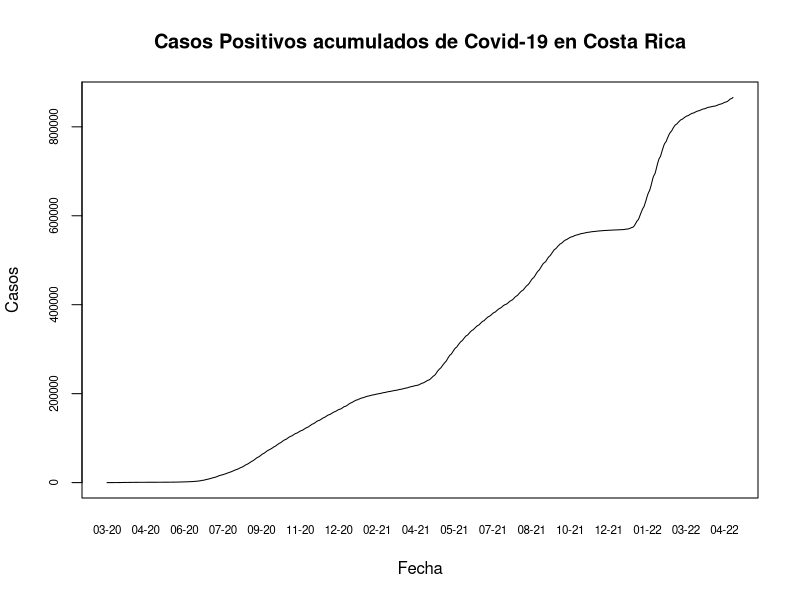
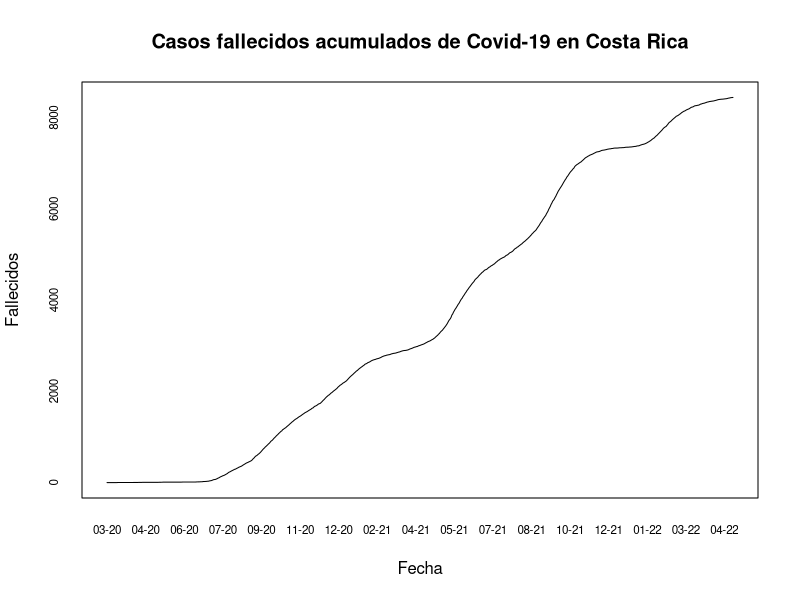
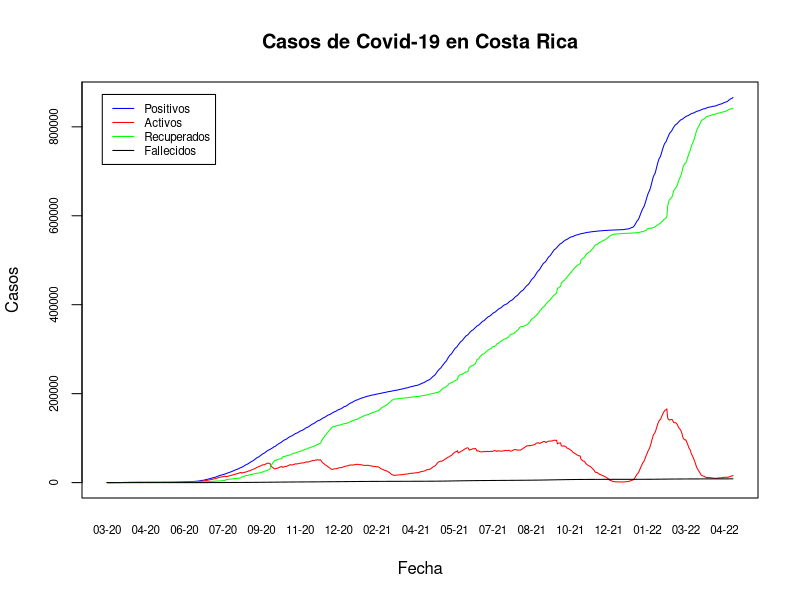
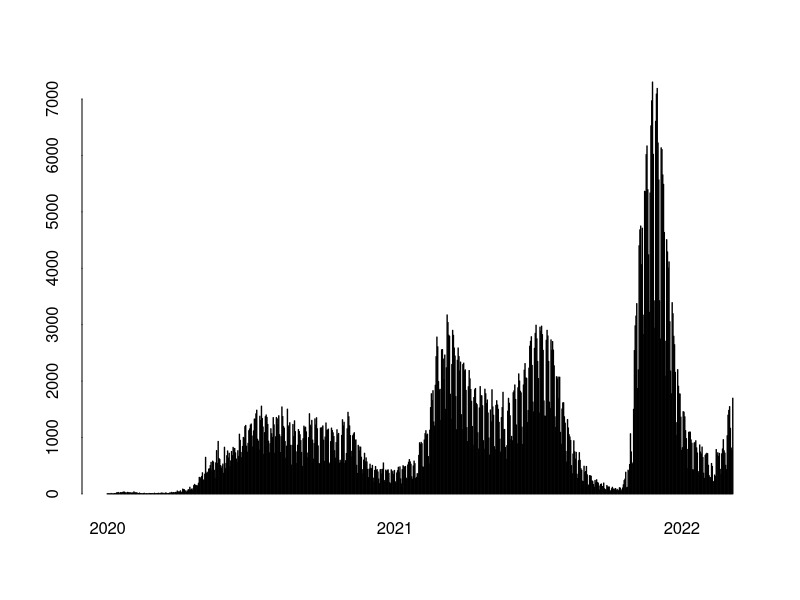
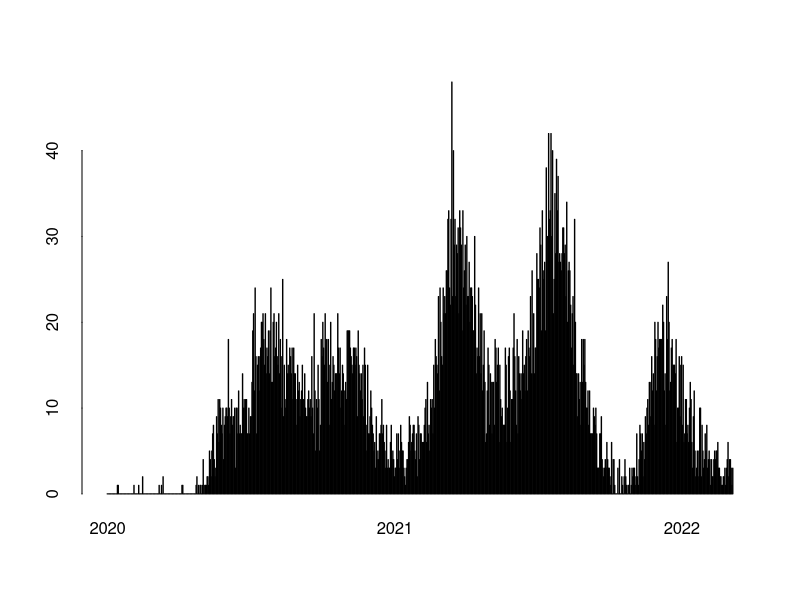
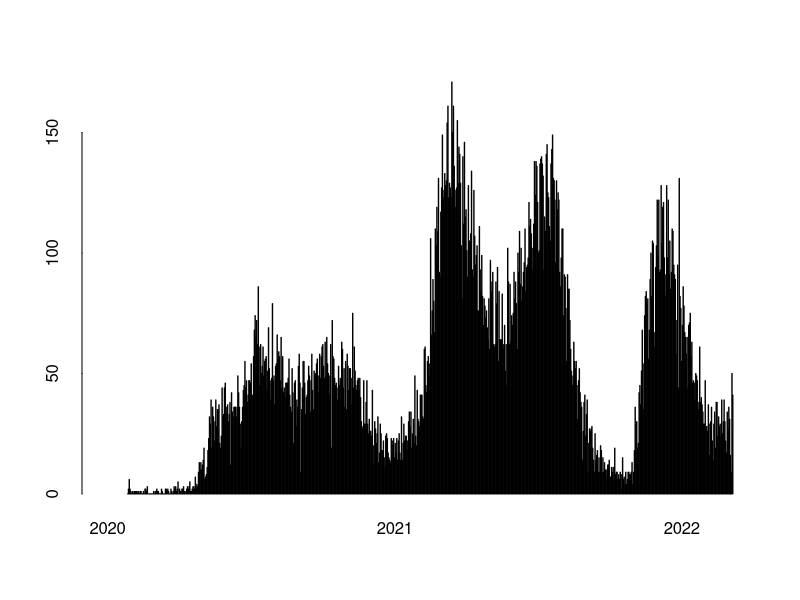
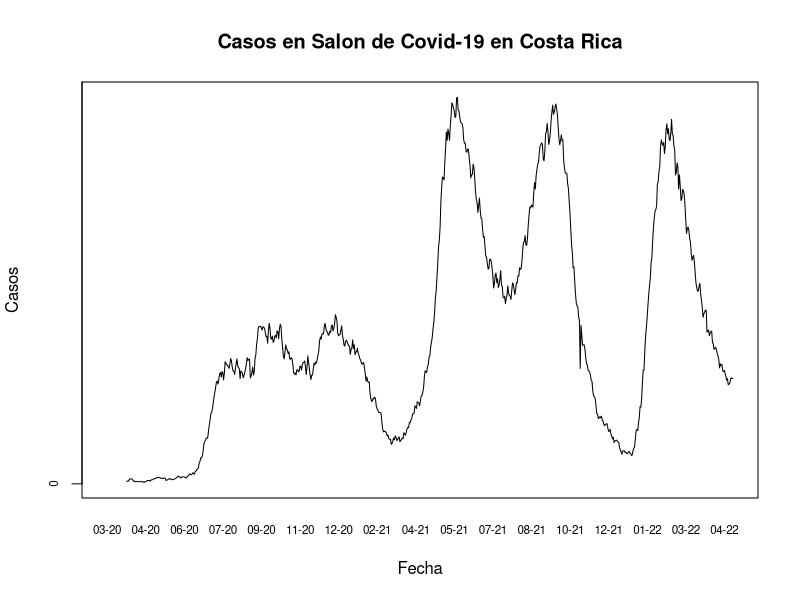

R code for these plots, in order:
## ---- chunk 1
knitr::opts_chunk$set(echo = TRUE)
## ---- chunk 2
covid <- read.csv(file="05_10_22_CSV_GENERAL.csv", sep = ";")
## ---- chunk 3
options(scipen = 7)
## ---- chunk 4
covid$FECHA <- as.Date(covid$FECHA, format = "%d/%m/%Y")
## ---- chunk 5
plot(x = covid$FECHA, y = covid$positivos, main = "Casos Positivos acumulados de Covid-19 en Costa Rica", 
     type = "l",
     xlab = "Fecha",
     ylab = "Casos", 
     xaxt = "n", 
     yaxt = "n")

# Formato del eje X
axis(side = 1,
     covid$FECHA,
     tick = FALSE,
     format(covid$FECHA, "%m-%y"),
     cex.axis = .7)  


# Formato del eje Y
axis(
  side = 2,
  covid$positivos,
  labels = TRUE,  
  at = seq(0, 1000000, by = 200000),
  cex.axis = .7
)



## ---- chunk 6
plot(x = covid$FECHA, y = covid$fallecidos, main = "Casos fallecidos acumulados de Covid-19 en Costa Rica", 
     type = "l",
     xlab = "Fecha",
     ylab = "Fallecidos", 
     xaxt = "n", 
     yaxt = "n")

# Formato del eje X
axis(side = 1,
     covid$FECHA,
     tick = FALSE,
     format(covid$FECHA, "%m-%y"),
     cex.axis = .7)  


# Formato del eje Y
axis(
  side = 2,
  covid$fallecidos,
  labels = TRUE,  
  at = seq(0, 10000, by = 2000),
  cex.axis = .7
)



## ---- chunk 7
plot(x = covid$FECHA, y = covid$positivos, main = "Casos de Covid-19 en Costa Rica", 
     type = "l",
     xlab = "Fecha",
     ylab = "Casos", 
     xaxt = "n", 
     yaxt = "n",
     col= "blue")

# Formato del eje X
axis(side = 1,
     covid$FECHA,
     tick = FALSE,
     format(covid$FECHA, "%m-%y"),
     cex.axis = .7)  

# Leyenda
legend(
  x = "topleft",
  inset = 0.03,
  legend = c("Positivos", "Activos", "Recuperados", "Fallecidos"),
  col = c("blue", "red", "green", "black"),
  lty = 1,
  cex = 0.7)


# Formato del eje Y
axis(
  side = 2,
  covid$positivos,
  labels = TRUE,  
  at = seq(0, 1000000, by = 200000),
  cex.axis = .7
)  

# Casos Activos
lines(covid$FECHA, covid$activos, col="red")

# Casos recuperados
lines(covid$FECHA, covid$RECUPERADOS, col="green")


# Casos fallecidos
lines(covid$FECHA, covid$fallecidos, col="black")



## ---- chunk 8
barplot(
  height = covid$nue_posi,
  names.arg = format(covid$FECHA, "%Y"),
  ann = FALSE, 
  bty = "n", 
  tck = 0, 
  xaxt = "n",
  space = 1,
  main = "Casos positivos por día",
  xlab = "Fecha",
  ylab = "Casos positivos",
  col = "blue"
)  

# Fechas minima y máxima
x_min <- min(covid$FECHA)
x_max <- max(covid$FECHA)

# Formato del eje X
axis(
  side = 1,
  at = match(seq(as.Date(x_min), x_max, "years"), covid$FECHA) * (1 + 1),
  labels = format(seq(as.Date(x_min), x_max, "years"), "%Y"),
  lwd = 0)
## ---- chunk 9
barplot(
  height = covid$nue_falleci,
  names.arg = format(covid$FECHA, "%Y"),
  ann = FALSE, 
  bty = "n", 
  tck = 0, 
  xaxt = "n",
  space = 1,
  main = "Casos fallecidos por día",
  xlab = "Fecha",
  ylab = "fallecidos",
  col = "blue"
)  

# Fechas minima y máxima
x_min <- min(covid$FECHA)
x_max <- max(covid$FECHA)

# Formato del eje X
axis(
  side = 1,
  at = match(seq(as.Date(x_min), x_max, "years"), covid$FECHA) * (1 + 1),
  labels = format(seq(as.Date(x_min), x_max, "years"), "%Y"),
  lwd = 0)
## ---- chunk 10
barplot(
  height = covid$nue_hospi,
  names.arg = format(covid$FECHA, "%Y"),
  ann = FALSE, 
  bty = "n", 
  tck = 0, 
  xaxt = "n",
  space = 1,
  main = "Casos hospitalizados por día",
  xlab = "Fecha",
  ylab = "hospitalizados",
  col = "blue"
)  

# Fechas minima y máxima
x_min <- min(covid$FECHA)
x_max <- max(covid$FECHA)

# Formato del eje X
axis(
  side = 1,
  at = match(seq(as.Date(x_min), x_max, "years"), covid$FECHA) * (1 + 1),
  labels = format(seq(as.Date(x_min), x_max, "years"), "%Y"),
  lwd = 0)
## ---- chunk 11
plot(x = covid$FECHA, y = covid$salon, main = "Casos en Salon de Covid-19 en Costa Rica", 
     type = "l",
     xlab = "Fecha",
     ylab = "Casos", 
     xaxt = "n", 
     yaxt = "n")

# Formato del eje X
axis(side = 1,
     covid$FECHA,
     tick = FALSE,
     format(covid$FECHA, "%m-%y"),
     cex.axis = .7)  


# Formato del eje Y
axis(
  side = 2,
  covid$positivos,
  labels = TRUE,  
  at = seq(0, 1000000, by = 200000),
  cex.axis = .7
)



